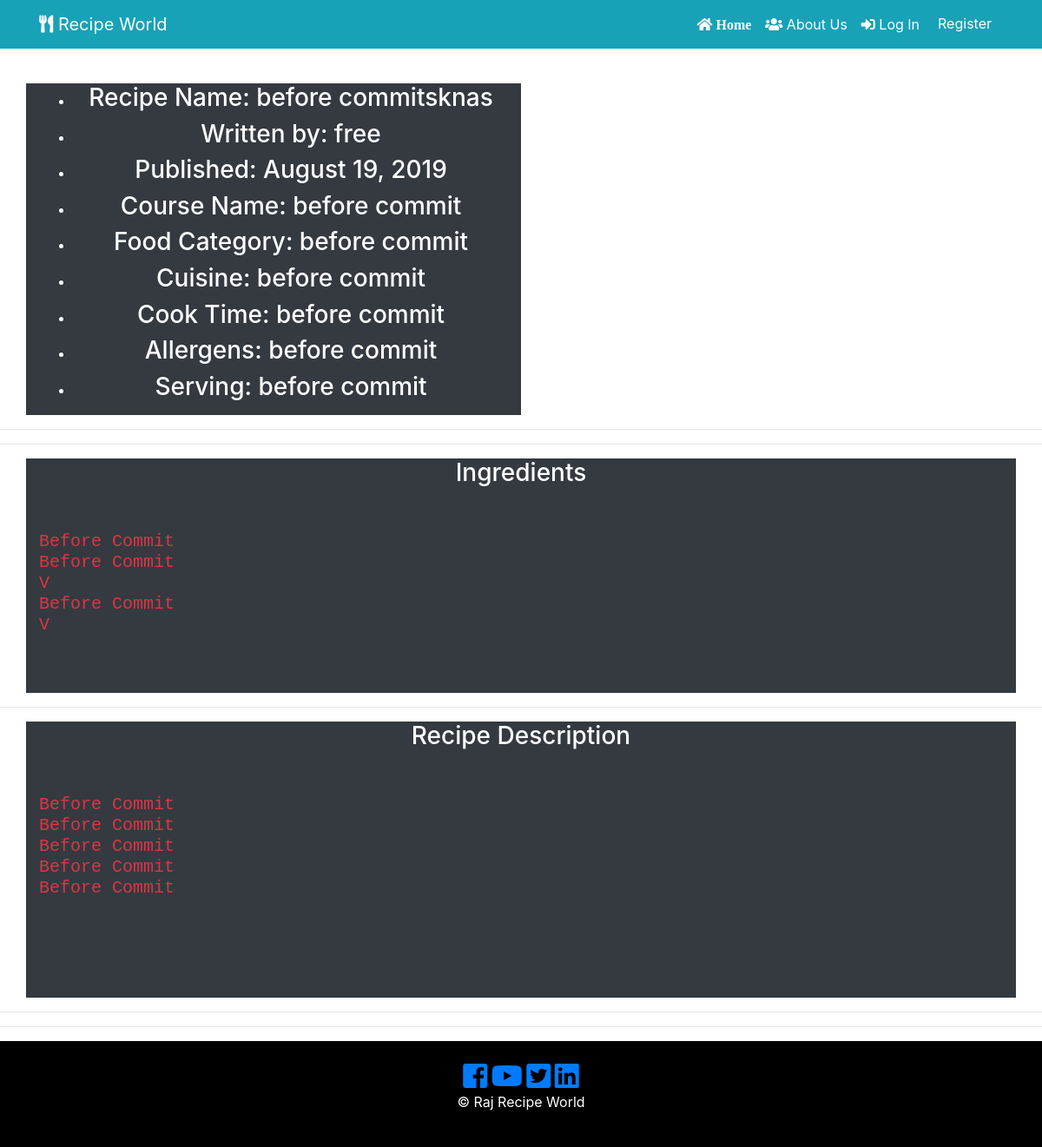
Page /8 on the committed database.
### recipe_app/models.py (models this page shows, shortened)
class RecipePost(db.Model):
    __searchable__ = ['recipe_name']
    users = db.relationship(User)
    id = db.Column(db.Integer, primary_key=True)
    user_id = db.Column(db.Integer, db.ForeignKey('users.id'), nullable=False)
    date = db.Column(db.DateTime, nullable=False, default=datetime.utcnow)
    recipe_image = db.Column(db.String(128), default=None, nullable=True)
    recipe_name = db.Column(db.String(164), nullable=False)
    course = db.Column(db.String(164), nullable=False)
    food_category = db.Column(db.String(164), nullable=False)
    cuisine = db.Column(db.String(164), nullable=False)
    prep_time = db.Column(db.String(164), nullable=False)
    cook_time = db.Column(db.String(164), nullable=False)
    allergens = db.Column(db.String(164), nullable=False)
    serving = db.Column(db.String(164), nullable=False)
    ingredients = db.Column(db.Text, nullable=False)
    recipe_description = db.Column(db.Text, nullable=False)

class User(db.Model, UserMixin):
     __tablename__ = 'users'
     id = db.Column(db.Integer, primary_key = True)
     picture = db.Column(db.String(128), default='default_profile.png', nullable=False)
     email = db.Column(db.String(64), unique=True, index=True)
     username = db.Column(db.String(64), unique=True, index=True)
     password_hash = db.Column(db.String(128))
     recipe = db.relationship('RecipePost', backref='author', lazy=True)

### recipe_app/users/views.py (the view)
@users.route("/<username>")
def user_recipies(username):
    page = request.args.get('page',1,type=int)
    user = User.query.filter_by(username=username).first_or_404()
    recipies_posted = RecipePost.query.filter_by(author=user).order_by(RecipePost.date.desc()).paginate(page=page,per_page=5)
    return render_template('user_recipe_posts.html', recipies_posted=recipies_posted, user=user)

### recipe_app/recipe_posts/views.py (called while the page is built)
@recipe_posts.route('/<int:recipe_post_id>')
def recipe_post(recipe_post_id):
    recipe_post = RecipePost.query.get_or_404(recipe_post_id)
    return render_template('recipe_post.html', recipe_name=recipe_post.recipe_name,
                            date=recipe_post.date, recipe=recipe_post
    )

### recipe_app/templates/recipe_post.html (shortened to what this page needs)
{% extends "base.html" %}
{% block content %}
  <section id="" class="text-center text-white">
    <div class="container">
      <div class="row">
        <div class="col-md-6 bg-dark">
          <ul class="">
              <li class="">
                  <h3> Recipe Name: {{ recipe.recipe_name }}</h3>
              </li>
              <li class="">
                <h3>Written by: {{recipe.author.username}}</h3>
              </li>
              <li class="">
                <h3>Published: {{recipe.date.strftime('%B %d, %Y') }}</h3>
              </li>
              <li class="">
                  <h3> Course Name: {{recipe.course}} </h3>
              </li>
              <li class="">
                <h3>Food Category: {{recipe.food_category}}</h3>
              </li>
              <li class="">
                <h3>Cuisine: {{ recipe.cuisine }}</h3>
              </li>
              <li class="">
                <h3> Cook Time: {{recipe.cook_time}}</h3>
              </li>
              <li class="">
                <h3> Allergens: {{ recipe.allergens }}</h3>
              </li>
              <li class="">
                <h3>Serving: {{ recipe.serving }}</h3>
              </li>
            </ul>
        </div>
              <div class="col-md-6 py-2">
        </div>
      </div>
    </div>
</section>
<hr>
<hr>
  <div>
    <div class="container text-center text-white">
      <div class="row">
            <div class="col-md-12 bg-dark">
              <h3> Ingredients </h3>
                <div>
                  <pre class="text-danger text-left text-capitalize">
                    <h5>{{recipe.ingredients}}</h5>
                  </pre>
               </div>
            </div>
        </div>
      </div>
    </div>
<hr>
  <div>
    <div class="container text-center text-white">
      <div class="row">
            <div class="col-md-12 bg-dark">
              <h3> Recipe Description </h3>
              <div>
              <pre class="text-danger text-left text-capitalize">
                <h5>{{recipe.recipe_description}} </h5>
              </pre>
            </div>
        </div>
    </div>
  </div>
<hr>
 <hr>
{% endblock content %}

### rows in the picture
RecipePost: recipe_name "before commitsknas", date "August 19, 2019", course "before commit", food_category "before commit", cuisine "before commit", cook_time "before commit", allergens "before commit", serving "before commit", ingredients "Before Commit Before Commit V Before Commit V", recipe_description "Before Commit Before Commit Before Commit Before Commit Before Commit"
User: author.username "free"
